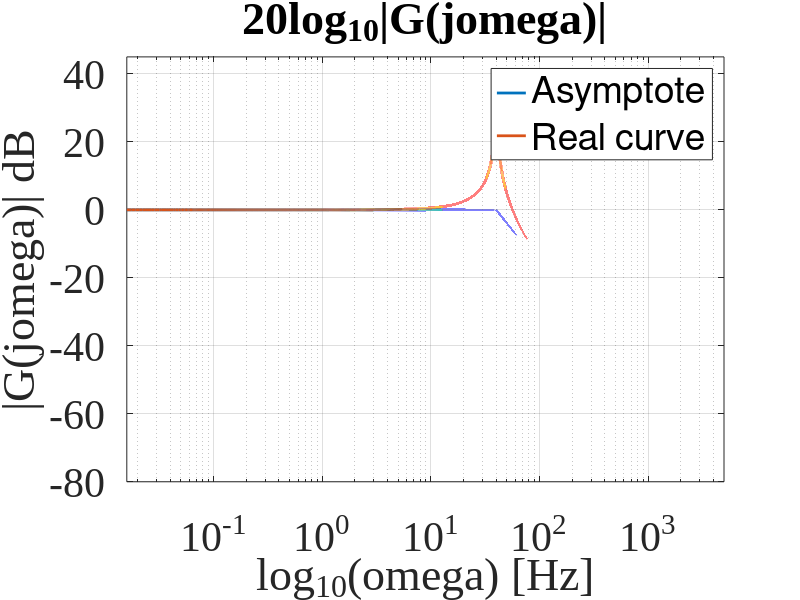

Recreate this plot in MATLAB.
clear
close all
clc

wn=40*2*pi;
psi=0.02;

omega=[0.1:0.01:5000*2*pi];
magG=(-40*(log10(omega/wn))).*(omega>=wn);
fase=(-90)*(log10(omega/(wn*0.1))).*(omega>(wn*0.1))+(90)*(log10(omega/(wn*10))).*(omega>(wn*10));


figure
semilogx(omega/(2*pi),magG,'LineWidth',2)
grid
hold on
semilogx(omega/(2*pi),20*log10(abs((wn^2)./((i*omega).^2+2*psi*wn*(i*omega)+wn.^2))),'LineWidth',2)
title("20log_{10}|G(j\omega)|")
xlabel("log_{10}(\omega) [Hz]")
ylabel("|G(j\omega)| dB")
legend("Asymptote","Real curve")
axis([0 max(omega/(2*pi)) -80 45])

set(gca,'fontsize',30);
set(gca,'fontname','Times New Roman','FontWeight','Normal');
